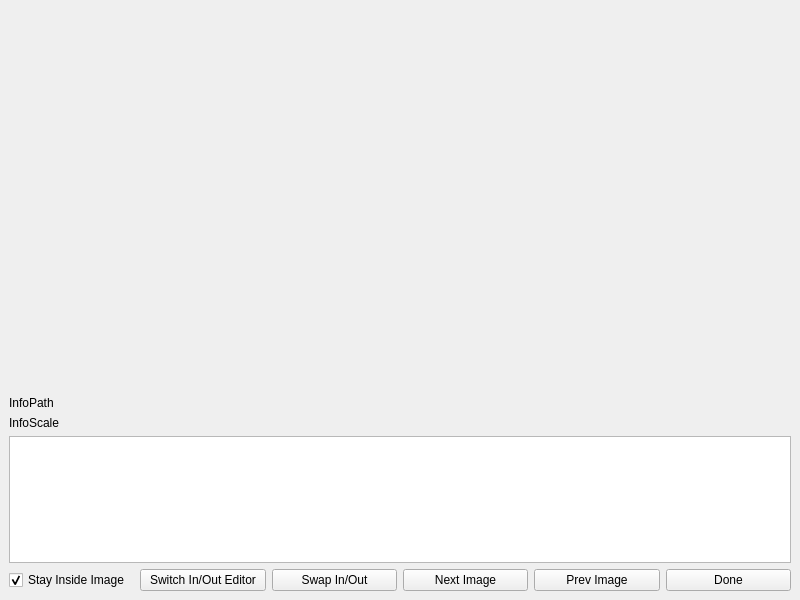
<?xml version="1.0" encoding="UTF-8"?>
<ui version="4.0">
 <class>MainWindow</class>
 <widget class="QMainWindow" name="MainWindow">
  <property name="geometry">
   <rect>
    <x>0</x>
    <y>0</y>
    <width>800</width>
    <height>600</height>
   </rect>
  </property>
  <property name="windowTitle">
   <string>MainWindow</string>
  </property>
  <widget class="QWidget" name="centralwidget">
   <layout class="QVBoxLayout" name="verticalLayout" stretch="3,0,0,1,0">
    <item>
     <widget class="ImageWidget" name="image" native="true"/>
    </item>
    <item>
     <widget class="QLabel" name="labelInfoPath">
      <property name="text">
       <string>InfoPath</string>
      </property>
     </widget>
    </item>
    <item>
     <widget class="QLabel" name="labelInfoScale">
      <property name="text">
       <string>InfoScale</string>
      </property>
     </widget>
    </item>
    <item>
     <widget class="QListView" name="listView"/>
    </item>
    <item>
     <layout class="QHBoxLayout" name="horizontalLayout">
      <item>
       <widget class="QCheckBox" name="checkboxStayInside">
        <property name="text">
         <string>Stay Inside Image</string>
        </property>
        <property name="checked">
         <bool>true</bool>
        </property>
       </widget>
      </item>
      <item>
       <widget class="QPushButton" name="buttonSwitchInOutEditor">
        <property name="text">
         <string>Switch In/Out Editor</string>
        </property>
       </widget>
      </item>
      <item>
       <widget class="QPushButton" name="buttonSwapInOutEditor">
        <property name="text">
         <string>Swap In/Out</string>
        </property>
       </widget>
      </item>
      <item>
       <widget class="QPushButton" name="buttonImageNext">
        <property name="text">
         <string>Next Image</string>
        </property>
       </widget>
      </item>
      <item>
       <widget class="QPushButton" name="buttonImagePrev">
        <property name="text">
         <string>Prev Image</string>
        </property>
       </widget>
      </item>
      <item>
       <widget class="QPushButton" name="buttonDone">
        <property name="text">
         <string>Done</string>
        </property>
       </widget>
      </item>
     </layout>
    </item>
   </layout>
  </widget>
 </widget>
 <customwidgets>
  <customwidget>
   <class>ImageWidget</class>
   <extends>QWidget</extends>
   <header>image_widget</header>
   <container>1</container>
  </customwidget>
 </customwidgets>
 <resources/>
 <connections/>
</ui>
